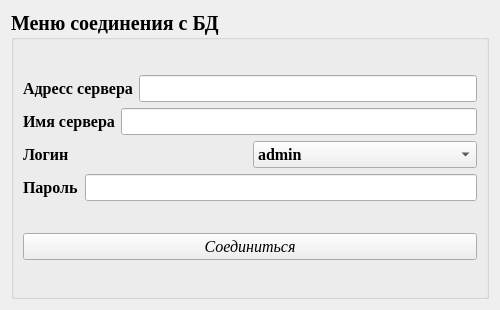
<?xml version="1.0" encoding="UTF-8"?>
<ui version="4.0">
 <class>login</class>
 <widget class="QWidget" name="login">
  <property name="geometry">
   <rect>
    <x>0</x>
    <y>0</y>
    <width>500</width>
    <height>310</height>
   </rect>
  </property>
  <property name="windowTitle">
   <string>Form</string>
  </property>
  <layout class="QGridLayout" name="gridLayout_2">
   <item row="0" column="0">
    <widget class="QGroupBox" name="groupBox">
     <property name="font">
      <font>
       <family>Times New Roman</family>
       <pointsize>15</pointsize>
       <weight>75</weight>
       <bold>true</bold>
      </font>
     </property>
     <property name="title">
      <string>Меню соединения с БД</string>
     </property>
     <layout class="QGridLayout" name="gridLayout">
      <item row="0" column="0">
       <layout class="QVBoxLayout" name="verticalLayout">
        <item>
         <layout class="QHBoxLayout" name="horizontalLayout_4">
          <item>
           <widget class="QLabel" name="label">
            <property name="font">
             <font>
              <family>Times New Roman</family>
              <pointsize>12</pointsize>
              <weight>75</weight>
              <bold>true</bold>
             </font>
            </property>
            <property name="text">
             <string>Адресс сервера</string>
            </property>
           </widget>
          </item>
          <item>
           <widget class="QLineEdit" name="address">
            <property name="font">
             <font>
              <family>Times New Roman</family>
              <pointsize>12</pointsize>
              <weight>75</weight>
              <bold>true</bold>
             </font>
            </property>
           </widget>
          </item>
         </layout>
        </item>
        <item>
         <layout class="QHBoxLayout" name="horizontalLayout_3">
          <item>
           <widget class="QLabel" name="label_2">
            <property name="font">
             <font>
              <family>Times New Roman</family>
              <pointsize>12</pointsize>
              <weight>75</weight>
              <bold>true</bold>
             </font>
            </property>
            <property name="text">
             <string>Имя сервера</string>
            </property>
           </widget>
          </item>
          <item>
           <widget class="QLineEdit" name="name">
            <property name="font">
             <font>
              <family>Times New Roman</family>
              <pointsize>12</pointsize>
              <weight>75</weight>
              <bold>true</bold>
             </font>
            </property>
           </widget>
          </item>
         </layout>
        </item>
        <item>
         <layout class="QHBoxLayout" name="horizontalLayout_2">
          <item>
           <widget class="QLabel" name="label_3">
            <property name="font">
             <font>
              <family>Times New Roman</family>
              <pointsize>12</pointsize>
              <weight>75</weight>
              <bold>true</bold>
             </font>
            </property>
            <property name="text">
             <string>Логин</string>
            </property>
           </widget>
          </item>
          <item>
           <widget class="QComboBox" name="user_login">
            <property name="font">
             <font>
              <family>Times New Roman</family>
              <pointsize>12</pointsize>
              <weight>75</weight>
              <bold>true</bold>
             </font>
            </property>
            <item>
             <property name="text">
              <string>admin</string>
             </property>
            </item>
            <item>
             <property name="text">
              <string>user</string>
             </property>
            </item>
           </widget>
          </item>
         </layout>
        </item>
        <item>
         <layout class="QHBoxLayout" name="horizontalLayout">
          <item>
           <widget class="QLabel" name="label_4">
            <property name="font">
             <font>
              <family>Times New Roman</family>
              <pointsize>12</pointsize>
              <weight>75</weight>
              <bold>true</bold>
             </font>
            </property>
            <property name="text">
             <string>Пароль</string>
            </property>
           </widget>
          </item>
          <item>
           <widget class="QLineEdit" name="user_password">
            <property name="font">
             <font>
              <family>Times New Roman</family>
              <pointsize>12</pointsize>
              <weight>75</weight>
              <bold>true</bold>
             </font>
            </property>
           </widget>
          </item>
         </layout>
        </item>
       </layout>
      </item>
      <item row="1" column="0">
       <widget class="QPushButton" name="connect">
        <property name="font">
         <font>
          <family>Times New Roman</family>
          <pointsize>12</pointsize>
          <weight>50</weight>
          <italic>true</italic>
          <bold>false</bold>
         </font>
        </property>
        <property name="text">
         <string>Соединиться</string>
        </property>
       </widget>
      </item>
     </layout>
    </widget>
   </item>
  </layout>
 </widget>
 <resources/>
 <connections/>
</ui>
